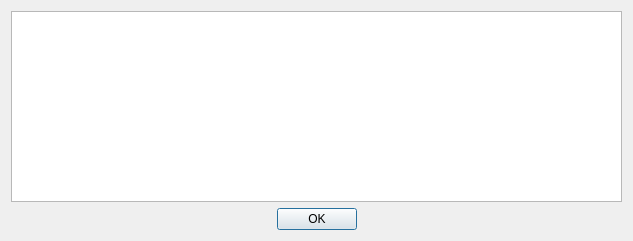
<?xml version="1.0" encoding="UTF-8"?>
<ui version="4.0">
 <class>SupportDialog</class>
 <widget class="QDialog" name="SupportDialog">
  <property name="geometry">
   <rect>
    <x>0</x>
    <y>0</y>
    <width>633</width>
    <height>241</height>
   </rect>
  </property>
  <property name="windowTitle">
   <string>Support</string>
  </property>
  <layout class="QGridLayout" name="gridLayout">
   <item row="1" column="0">
    <widget class="QDialogButtonBox" name="buttonBox">
     <property name="orientation">
      <enum>Qt::Horizontal</enum>
     </property>
     <property name="standardButtons">
      <set>QDialogButtonBox::Ok</set>
     </property>
     <property name="centerButtons">
      <bool>true</bool>
     </property>
    </widget>
   </item>
   <item row="0" column="0">
    <widget class="QTextBrowser" name="textBrowser"/>
   </item>
  </layout>
 </widget>
 <resources/>
 <connections>
  <connection>
   <sender>buttonBox</sender>
   <signal>accepted()</signal>
   <receiver>SupportDialog</receiver>
   <slot>accept()</slot>
   <hints>
    <hint type="sourcelabel">
     <x>248</x>
     <y>254</y>
    </hint>
    <hint type="destinationlabel">
     <x>157</x>
     <y>274</y>
    </hint>
   </hints>
  </connection>
  <connection>
   <sender>buttonBox</sender>
   <signal>rejected()</signal>
   <receiver>SupportDialog</receiver>
   <slot>reject()</slot>
   <hints>
    <hint type="sourcelabel">
     <x>316</x>
     <y>260</y>
    </hint>
    <hint type="destinationlabel">
     <x>286</x>
     <y>274</y>
    </hint>
   </hints>
  </connection>
 </connections>
</ui>
